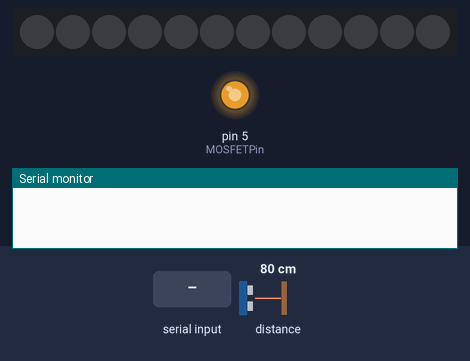
Recording of a sketch running on a simulated Arduino Uno, built with avr-gcc and run on an emulated ATmega328P. Shown: 12 RGB LEDs in strip order, left to right, output pins drawn as LEDs (lit = HIGH), the last lines printed to the serial monitor. Inputs (shaded band) come from the test bench; at power-on: distance to the obstacle 80 cm. The echo pulse lasts 58.3 µs per cm; dim RGB values are drawn brighter than linear.

Above: at 1.2 s.
1.3 s: "altura meta\n" received over Serial
At 2.0 s:
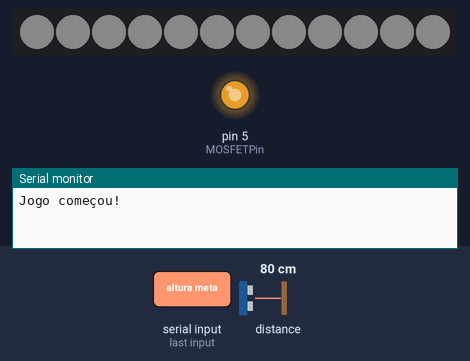
2.8 s: distance to the obstacle set to 9 cm
At 4.2 s:
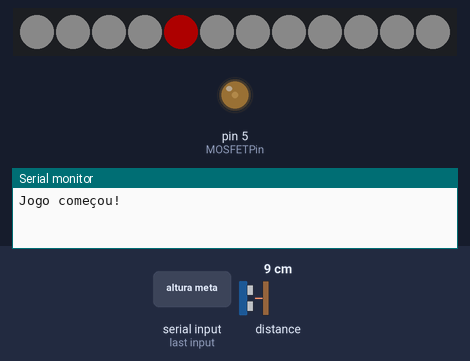
4.6 s: "ganhou\n" received over Serial
At 5.8 s:
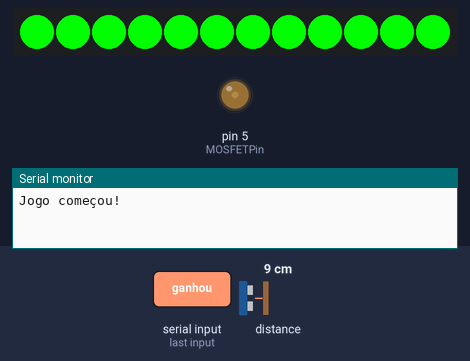
Timing chart, 0 to 7.6 s (numbered marks = the images above; inputs shaded):
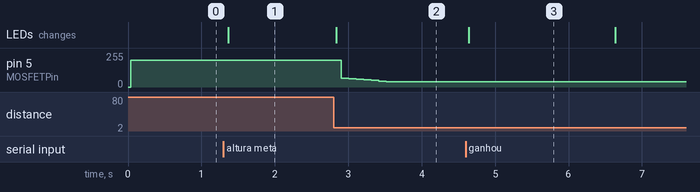

Measured:
- after the input at 1.3 s, the LEDs: change after 0.07 s (image 1)
- after the input at 2.8 s, pin 5 (MOSFETPin): moves from 200/255 to 40/255 over 0.72 s, starting after 0.10 s; the LEDs: change at once (image 2)
- after the input at 4.6 s, the LEDs: change at once (image 3)
- what the display in image 3 shows lasts 2.0 s, from 4.6 s to 6.6 s

The sketch:

motor_and_led_control.ino
```cpp
#include "Adafruit_VL53L0X.h"

#include <Adafruit_NeoPixel.h>

#include <Wire.h>
#include <PID_v1.h>

#define LED_PIN 8
#define LED_COUNT 12

//partida controle motor
int MOSFETPin = 5;

double setpoint = 0;  // hauteur cible de la balle (en mm)
double input, output;

double Kp = 0.9;
double Ki = 0.3;
double Kd = 0.0;

PID myPID(&input, &output, &setpoint, Kp, Ki, Kd, DIRECT);
// fim do trecho

Adafruit_NeoPixel strip(LED_COUNT, LED_PIN, NEO_GRB + NEO_KHZ800);

int alt_meta = 0;
int alt_bolinha = 0;

unsigned long instanteJogoComecou = 0;
unsigned long ultimoTempoAlteracao = 0;
bool jogoComecou = false;
int tempo_max = 0;
bool apagandoLEDs = false;
int cont_comecou_o_jogo = 0;

Adafruit_VL53L0X lox = Adafruit_VL53L0X();

// Flags para controle de recebimento dos parâmetros
bool recebeuAlturaMeta = false;
bool recebeuTempoMax = false;

bool bolinhaNaMeta = false;
static unsigned long tempoInicioMeta = 0;

bool notaCerta = false;


int altura_bolinha(float dist) {
  int altura = (dist - 1.9) / 1.7;
  return altura + 0.3;
}

void altura(int alt_meta, int alt_bolinha) {
  for (int i = 0; i < LED_COUNT; i++) {
    if (i == alt_bolinha) {
      strip.setPixelColor(i, 50, 0, 0);  // Verde para o LED da bolinha
    } else if (i == alt_meta) {
      strip.setPixelColor(i, 0, 50, 0);  // Vermelho para o LED da meta
    } else {
      strip.setPixelColor(i, 10, 10, 10);  // Branco para os demais LEDs
    }
  }

  strip.show();
}


void tempo_acabando(int alt_meta, int alt_bolinha) {
  if (millis() - ultimoTempoAlteracao >= 100) {
    ultimoTempoAlteracao = millis();  // Atualiza o tempo

    // Alterna entre acender e apagar os LEDs
    if (apagandoLEDs) {
      // Apaga todos os LEDs
      for (int i = 0; i <= LED_COUNT; i++) {
        strip.setPixelColor(i, 0, 0, 0);
      }
      apagandoLEDs = false;  // Altera o estado para acender novamente
    } else {
      altura(alt_meta, alt_bolinha);  // Chama a função altura para reatualizar a fita
      apagandoLEDs = true;            // Altera o estado para apagar novamente
    }

    strip.show();  // Atualiza a fita de LEDs
  }
}

void setup() {
  Serial.begin(115200);
  strip.begin();
  strip.show();
  if (!lox.begin()) {
    Serial.println(F("Failed to boot VL53L0X"));
    while (1)
      ;
  }
  // power
  //Serial.println(F("VL53L0X API Simple Ranging example\n\n"));

  pinMode(MOSFETPin, OUTPUT);
  myPID.SetMode(AUTOMATIC);
  myPID.SetOutputLimits(40, 200);  // Limites de l'output pour contrôler le moteur (0 à 255)
}


void loop() {
  VL53L0X_RangingMeasurementData_t measure;
  lox.rangingTest(&measure, false);
  int distancia = measure.RangeMilliMeter;

  float distance = distancia / 10.0;

  alt_bolinha = altura_bolinha(distance);

  // Affichage des valeurs
  input = measure.RangeMilliMeter;
  float medida_do_sensor = measure.RangeMilliMeter;
  input = input - 233;
  input = -input;
  double erreur = setpoint - input;
  myPID.Compute();
  // Serial.print("Input : ");
  // Serial.print(input);
  // Serial.print(" mm, Erreur : ");
  // Serial.println(erreur);
  // Serial.print(" mm, Medida do sensor : ");
  // Serial.println(medida_do_sensor);


  // ESPAÇO


  unsigned long instanteAgora = millis();

  if (jogoComecou) {
    cont_comecou_o_jogo++;

    if (notaCerta) {
      for (int i = 0; i < LED_COUNT; i++) {
        strip.setPixelColor(i, 0, 255, 0);
      }
      strip.show();

      unsigned long tempoInicioVerde = millis();
      while (millis() - tempoInicioVerde < 2000) {
      }

      for (int i = 0; i < LED_COUNT; i++) {
        strip.setPixelColor(i, 0, 0, 0);
      }
      strip.show();

      unsigned long pausa = millis();
      while (millis() - pausa < 5000) {
      }

      Serial.println("próxima nota");
      jogoComecou = false;
      bolinhaNaMeta = false;
      notaCerta = false;
    }

    altura(alt_meta, alt_bolinha);

    /*
    if (tempo_max <= (instanteAgora - instanteJogoComecou) / 1000) {
      // Acende todos os LEDs na cor vermelha
      for (int i = 0; i < LED_COUNT; i++) {
        strip.setPixelColor(i, 255, 0, 0);
      }
      strip.show();

      unsigned long tempoInicioVermelho = millis();
      while (millis() - tempoInicioVermelho < 1500) {
      }

      for (int i = 0; i < LED_COUNT; i++) {
        strip.setPixelColor(i, 0, 0, 0);
      }
      strip.show();

      unsigned long pausa = millis();
      while (millis() - pausa < 5000) {
      }

      jogoComecou = false;
      Serial.println("próxima nota");
    }
    */
  }

  if (Serial.available() > 0) {
    String texto = Serial.readStringUntil('\n');
    //Serial.println(texto);

    if (texto.startsWith("conectei")) {
      Serial.println("próxima nota");
    }

    if (texto.startsWith("ganhou")) {
      notaCerta = true;
    }

    if (texto.startsWith("altura meta")) {
      alt_meta = (texto.substring(12)).toInt();
      alt_meta = 12 - alt_meta;
      //Serial.println(alt_meta);
      jogoComecou = true;
      instanteJogoComecou = millis();
      apagandoLEDs = false;
      Serial.println("Jogo começou!");
    }

    if (texto.startsWith("setpoint")) {
      setpoint = (texto.substring(8)).toDouble();
    }
  }

  // Contrôler le moteur avec la sortie PID
  analogWrite(MOSFETPin, output);
  // Serial.print("Nouveau setpoint : ");
  // Serial.println(setpoint);


  // Utiliser MOSFETPin pour contrôler le moteur
  // Serial.print("Comande (0-255) : ");
  // Serial.println(output);
}
```
